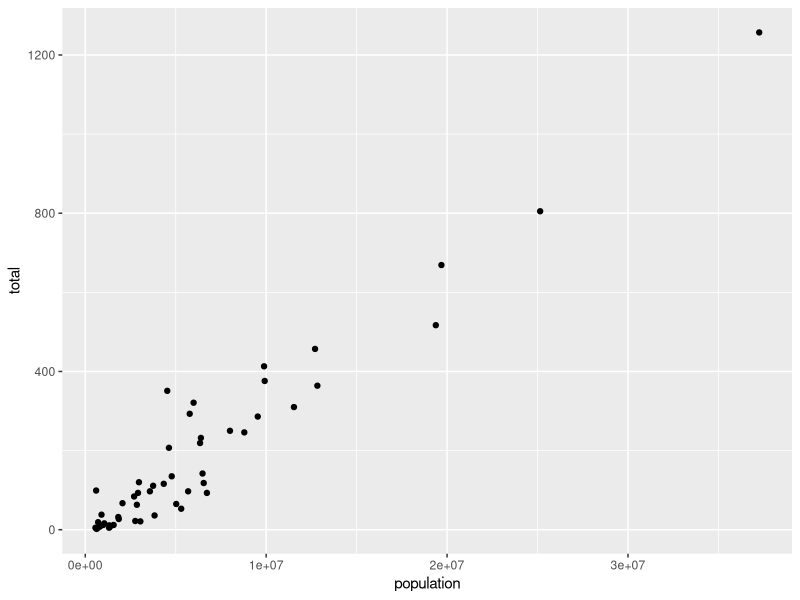
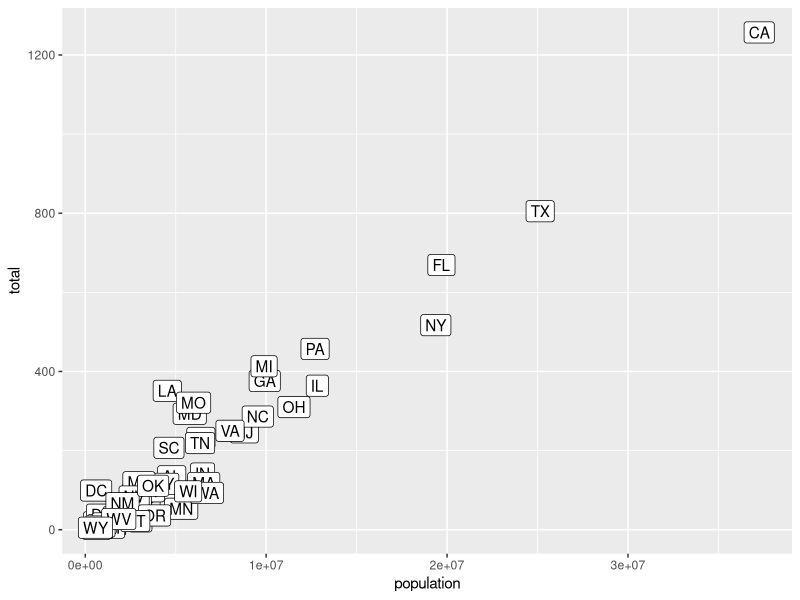
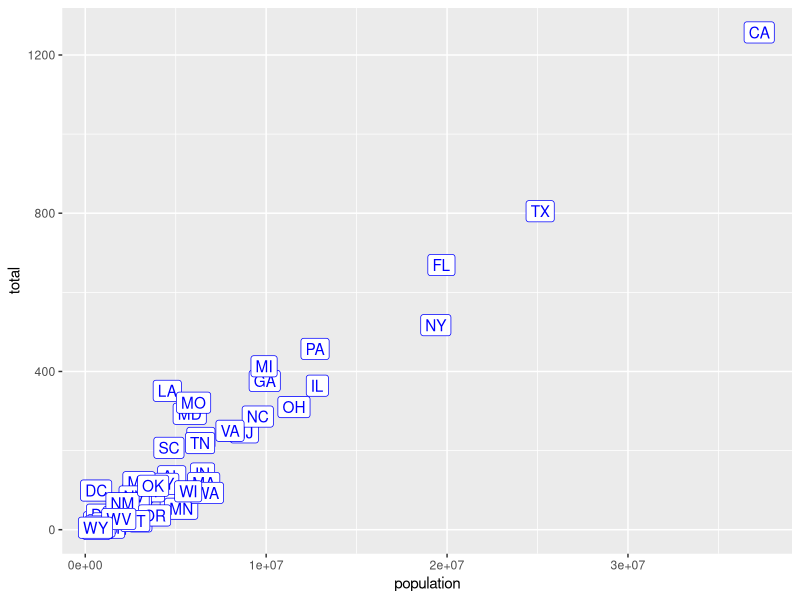

Here is the R script that generated these plots, in order:
library(dplyr)
library(ggplot2)
library(dslabs)
data(heights)
data(murders)
p <- ggplot(murders)

#or, if we load dplyr, we can use the pipe:
p <- murders %>% ggplot()
class(p)

#create a scatter plot
murders %>% ggplot(aes(x = population, y = total )) + geom_point()

#add labels abb to the points on a plot.
murders %>% ggplot(aes(population, total, label=abb) ) + geom_label()
 
#Rewrite the code above to make the labels blue
murders %>% ggplot(aes(population, total,label= abb)) + geom_label(color="blue")
